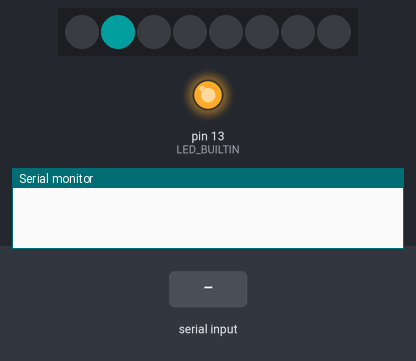
Recording of a sketch running on a simulated Arduino Uno, built with avr-gcc and run on an emulated ATmega328P. Parts: 8 RGB LEDs in strip order, left to right, output pins drawn as LEDs (lit = HIGH), the last lines printed to the serial monitor. The inputs (shaded band) are chosen by the test bench. Dim RGB values are drawn brighter than linear.

Above: at 2.1 s.
At 9.2 s:
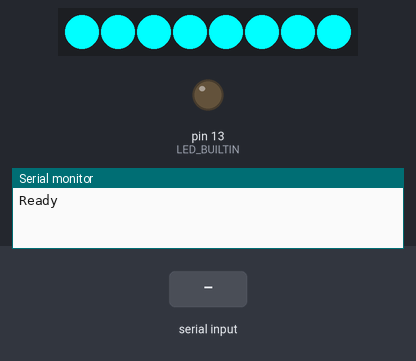
9.3 s: "1" received over Serial
At 9.8 s:
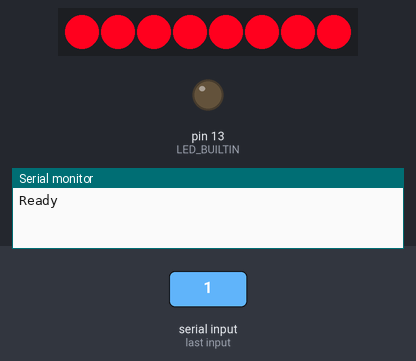
10.9 s: "2" received over Serial
At 11.9 s:
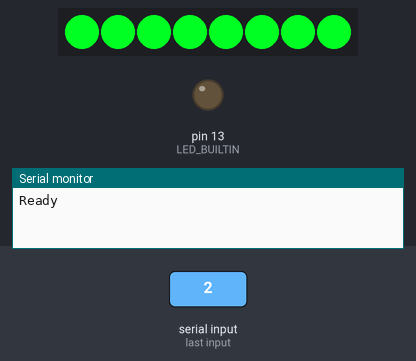
12.4 s: "1" received over Serial
At 12.47 s:
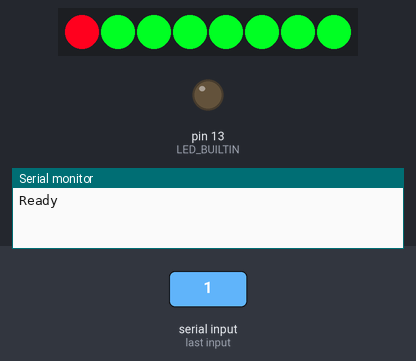
Timing chart, 0 to 15.4 s (numbered marks = the images above; inputs shaded):
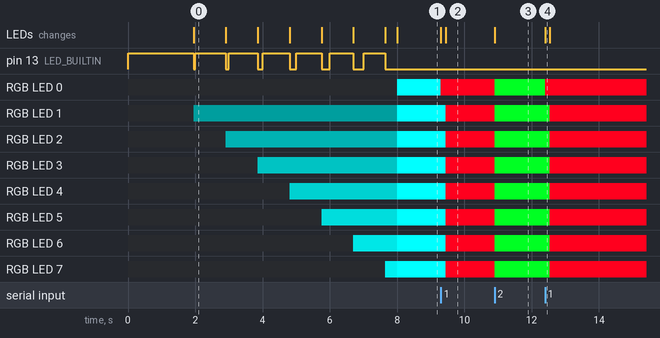

The sketch:

indikator_w2812.ino
```cpp
#include <Adafruit_NeoPixel.h>

#define PIN       8
#define NUMPIXELS 8
int inByte = 0;
Adafruit_NeoPixel pixels(NUMPIXELS, PIN, NEO_GRB + NEO_KHZ800);

void setup() {

  // safe guard to prevent not beeing able to reprogram arduino
  // on some arduino types that can happen if serial, keyboard and/or mouse input gets sent to pc constantly directly after boot
  pinMode(LED_BUILTIN, OUTPUT);
  pixels.begin(); // INITIALIZE NeoPixel strip object (REQUIRED)
  for (int i = 0; i < 8; i++) {
    digitalWrite(LED_BUILTIN, HIGH);
    delay(1000 - (50 * i));
    digitalWrite(LED_BUILTIN, LOW);
    pixels.setPixelColor(i, pixels.Color(0, i * 30, i * 30));
    pixels.show();
    delay(50 * i);
    if (i == 7) {
      pixels.fill(pixels.Color(0, 255, 255));
      pixels.show();
    }
  }
  {
    Serial.begin(9600);
    Serial.print("Ready");
  }

}


void loop()  {
  if (Serial.available() > 0) {
    inByte = Serial.read();
    if (inByte == '2') { // RU
      for (int i = 0; i < NUMPIXELS; i++) { // For each pixel...
        pixels.setPixelColor(i, pixels.Color(0, 255, 35));
        pixels.show();   // Send the updated pixel colors to the hardware.
      }
      delay(20); // Pause before next pass through loop
    }
    else if (inByte == '1') { // EN
      for (int i = 0; i < NUMPIXELS; i++) { // For each pixel...
        pixels.setPixelColor(i, pixels.Color(255, 0, 30));
        pixels.show();   // Send the updated pixel colors to the hardware.
        delay(20); // Pause before next pass through loop
      }
    }
  }
}
```

Measured:
- after the input at 9.3 s, RGB LED 0: RGB(0, 255, 255) → RGB(255, 0, 30) at once; RGB LED 1–7: RGB(0, 255, 255) → RGB(255, 0, 30) after 0.14 s; the LEDs: first change at once (image 2 shows a later state)
- after the input at 10.9 s, RGB LED 0–7: RGB(255, 0, 30) → RGB(0, 255, 35) at once; the LEDs: change at once (image 3)
- after the input at 12.4 s, RGB LED 0: RGB(0, 255, 35) → RGB(255, 0, 30) at once; RGB LED 1–7: RGB(0, 255, 35) → RGB(255, 0, 30) after 0.14 s; the LEDs: change at once (image 4)
- what the display in image 0 shows lasts 0.9 s, from 2.0 s to 2.9 s
